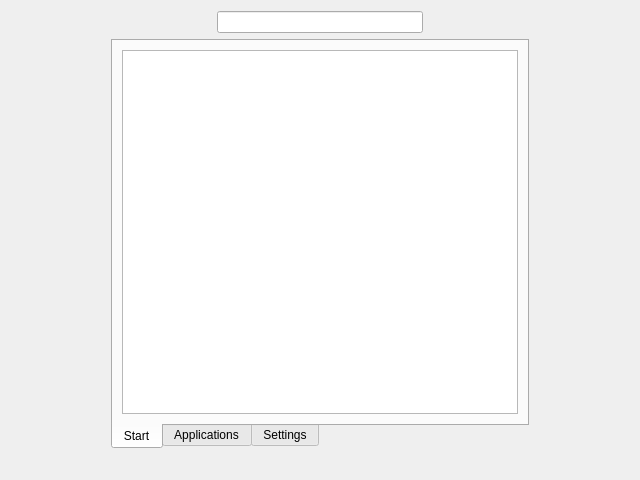
<?xml version="1.0" encoding="UTF-8"?>
<ui version="4.0">
 <class>Dash</class>
 <widget class="QDialog" name="Dash">
  <property name="geometry">
   <rect>
    <x>0</x>
    <y>0</y>
    <width>640</width>
    <height>480</height>
   </rect>
  </property>
  <property name="windowTitle">
   <string>Dash</string>
  </property>
  <layout class="QVBoxLayout" name="verticalLayout">
   <item>
    <layout class="QHBoxLayout" name="horizontalLayout">
     <item>
      <spacer name="spacerFindLeft">
       <property name="orientation">
        <enum>Qt::Horizontal</enum>
       </property>
       <property name="sizeType">
        <enum>QSizePolicy::Expanding</enum>
       </property>
       <property name="sizeHint" stdset="0">
        <size>
         <width>20</width>
         <height>20</height>
        </size>
       </property>
      </spacer>
     </item>
     <item>
      <widget class="QLineEdit" name="lineEdit">
       <property name="sizePolicy">
        <sizepolicy hsizetype="MinimumExpanding" vsizetype="Fixed">
         <horstretch>0</horstretch>
         <verstretch>0</verstretch>
        </sizepolicy>
       </property>
       <property name="clearButtonEnabled">
        <bool>true</bool>
       </property>
      </widget>
     </item>
     <item>
      <spacer name="spacerFindRight">
       <property name="orientation">
        <enum>Qt::Horizontal</enum>
       </property>
       <property name="sizeType">
        <enum>QSizePolicy::Expanding</enum>
       </property>
       <property name="sizeHint" stdset="0">
        <size>
         <width>20</width>
         <height>20</height>
        </size>
       </property>
      </spacer>
     </item>
    </layout>
   </item>
   <item>
    <layout class="QHBoxLayout" name="horizontalLayout_4">
     <item>
      <spacer name="spacerAppsLeft">
       <property name="orientation">
        <enum>Qt::Horizontal</enum>
       </property>
       <property name="sizeType">
        <enum>QSizePolicy::Minimum</enum>
       </property>
       <property name="sizeHint" stdset="0">
        <size>
         <width>100</width>
         <height>20</height>
        </size>
       </property>
      </spacer>
     </item>
     <item>
      <widget class="QTabWidget" name="tabs">
       <property name="tabPosition">
        <enum>QTabWidget::South</enum>
       </property>
       <property name="tabShape">
        <enum>QTabWidget::Rounded</enum>
       </property>
       <property name="currentIndex">
        <number>0</number>
       </property>
       <property name="elideMode">
        <enum>Qt::ElideNone</enum>
       </property>
       <property name="usesScrollButtons">
        <bool>true</bool>
       </property>
       <property name="documentMode">
        <bool>false</bool>
       </property>
       <property name="tabsClosable">
        <bool>false</bool>
       </property>
       <widget class="QWidget" name="tabStart">
        <attribute name="title">
         <string>Start</string>
        </attribute>
        <layout class="QHBoxLayout" name="horizontalLayout_2">
         <item>
          <widget class="QListView" name="StartView">
           <property name="tabKeyNavigation">
            <bool>true</bool>
           </property>
          </widget>
         </item>
        </layout>
       </widget>
       <widget class="QWidget" name="tabApps">
        <attribute name="title">
         <string>Applications</string>
        </attribute>
        <layout class="QHBoxLayout" name="horizontalLayout_5">
         <item>
          <widget class="QListView" name="AppView">
           <property name="tabKeyNavigation">
            <bool>true</bool>
           </property>
          </widget>
         </item>
        </layout>
       </widget>
       <widget class="QWidget" name="tabSettings">
        <attribute name="title">
         <string>Settings</string>
        </attribute>
        <layout class="QHBoxLayout" name="horizontalLayout_3">
         <item>
          <widget class="QListView" name="SettingsView">
           <property name="tabKeyNavigation">
            <bool>true</bool>
           </property>
          </widget>
         </item>
        </layout>
       </widget>
      </widget>
     </item>
     <item>
      <spacer name="spacerAppsRight">
       <property name="orientation">
        <enum>Qt::Horizontal</enum>
       </property>
       <property name="sizeType">
        <enum>QSizePolicy::Minimum</enum>
       </property>
       <property name="sizeHint" stdset="0">
        <size>
         <width>100</width>
         <height>20</height>
        </size>
       </property>
      </spacer>
     </item>
    </layout>
   </item>
   <item>
    <spacer name="spacerBottom">
     <property name="orientation">
      <enum>Qt::Vertical</enum>
     </property>
     <property name="sizeType">
      <enum>QSizePolicy::Maximum</enum>
     </property>
     <property name="sizeHint" stdset="0">
      <size>
       <width>20</width>
       <height>20</height>
      </size>
     </property>
    </spacer>
   </item>
  </layout>
 </widget>
 <resources/>
 <connections/>
</ui>
